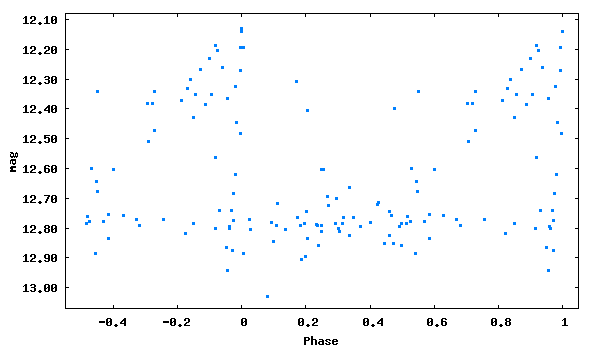

Generate this figure with gnuplot:
set term png size 600,350 medium
set colors classic
set output 'phase_lc_12.png'
set xlabel 'Phase'
set ylabel 'mag'
#set title 'JDmax = 2446761.26400 + 0.9963494 x E'
set format y '%5.2f'
plot [-0.55:1.05][13.07:12.08] "phase_lc_12.dat" linecolor 3 pointtype 5 pointsize 0.3 title ""
